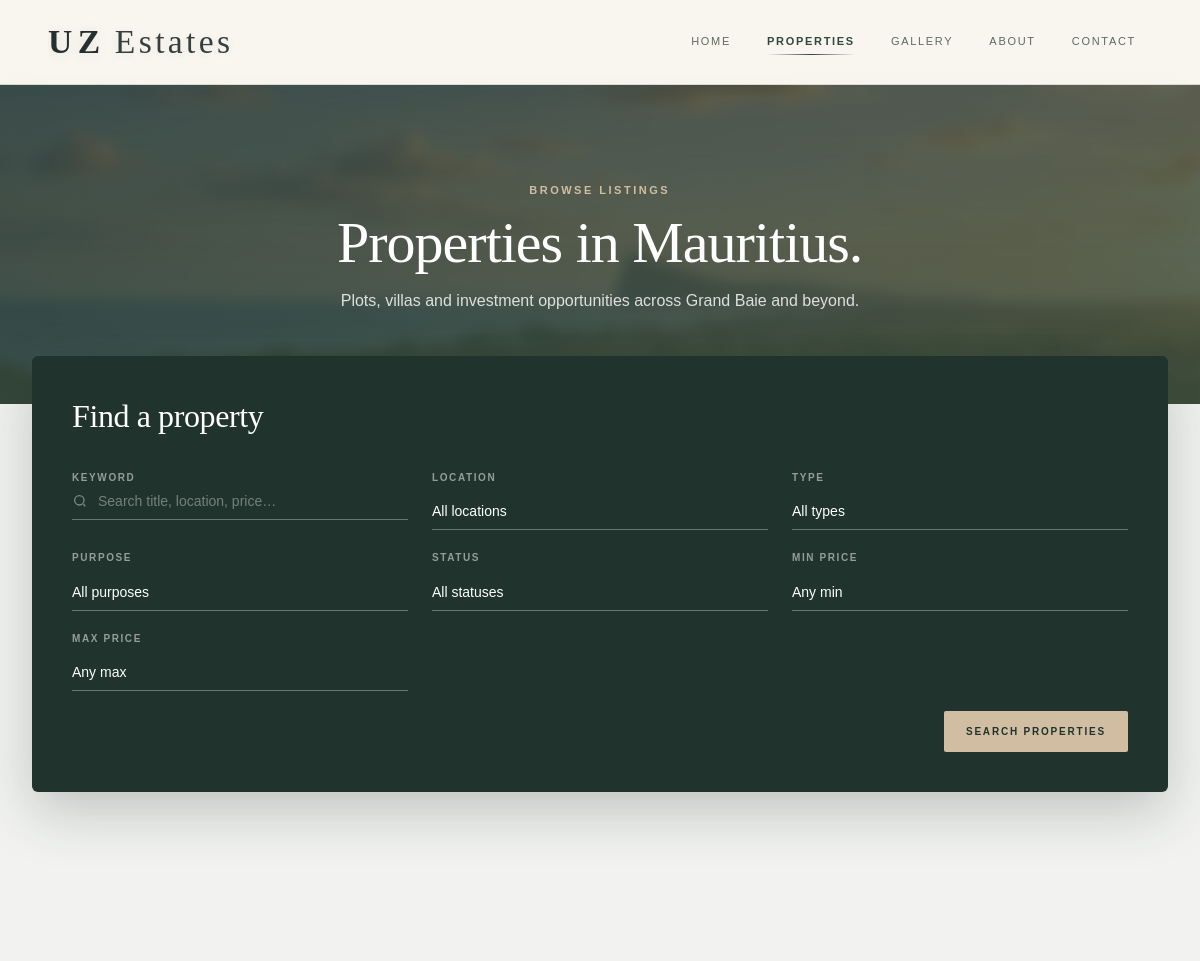
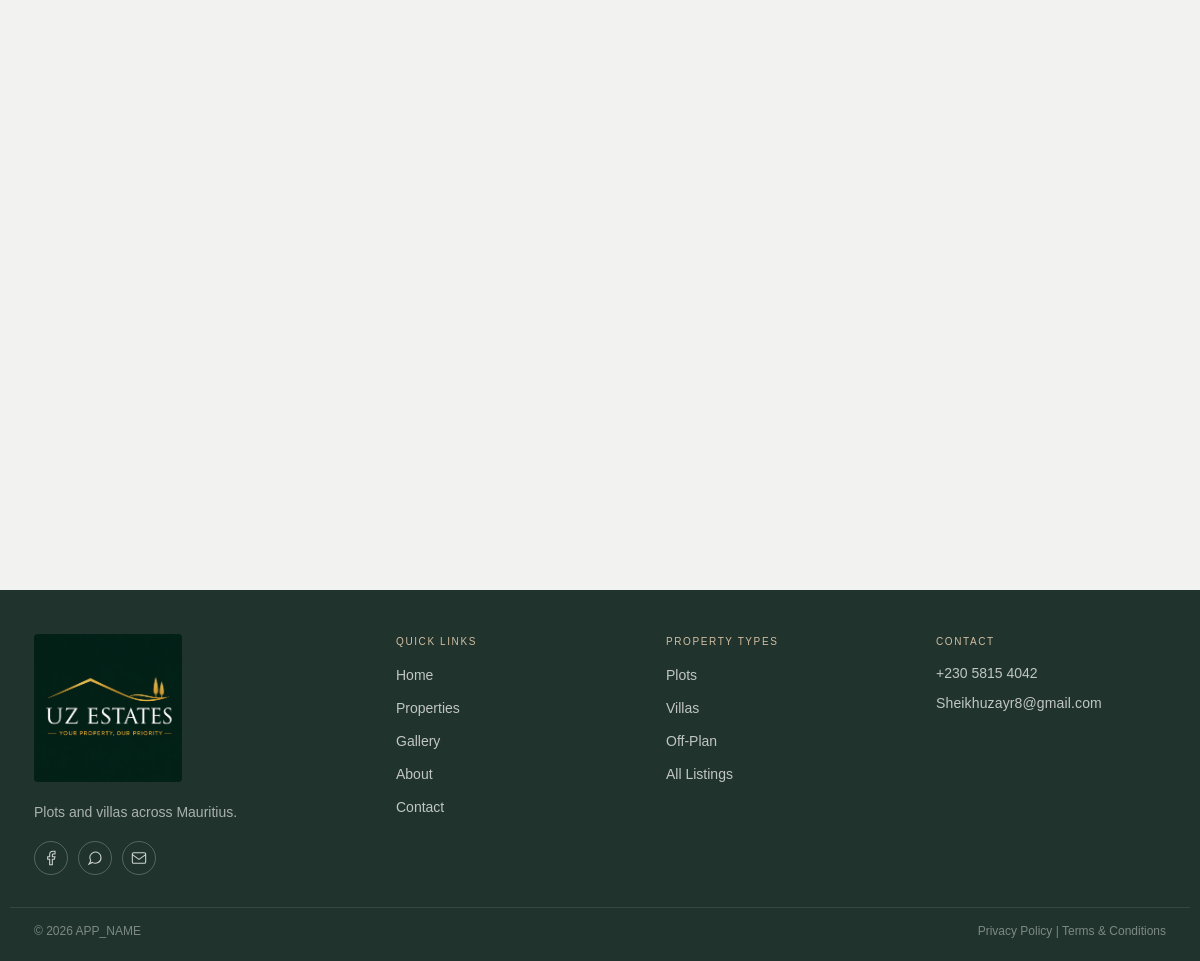
/properties.php, run on the app's committed database (2 pictures, top to bottom).
### tables this page shows
CREATE TABLE IF NOT EXISTS properties_page_settings (
  id              INT UNSIGNED NOT NULL PRIMARY KEY,
  hero_kicker     VARCHAR(255) NULL,
  hero_title      VARCHAR(255) NULL,
  hero_lead       TEXT         NULL,
  hero_image      TEXT         NULL,
  hero_image_alt  VARCHAR(255) NULL,
  updated_at      DATETIME     NOT NULL DEFAULT CURRENT_TIMESTAMP ON UPDATE CURRENT_TIMESTAMP
);

CREATE TABLE IF NOT EXISTS contact_settings (
  id                  INT UNSIGNED AUTO_INCREMENT PRIMARY KEY,
  phone               VARCHAR(30)  NULL,
  whatsapp            VARCHAR(30)  NULL,
  email               VARCHAR(150) NULL,
  business_hours      VARCHAR(255) NULL,
  facebook_link       TEXT         NULL,
  tiktok_link         TEXT         NULL,
  instagram_link      TEXT         NULL,
  office_address      TEXT         NULL,
  google_maps_link    TEXT         NULL,
  google_maps_embed   TEXT         NULL,
  updated_at          DATETIME     NOT NULL DEFAULT CURRENT_TIMESTAMP ON UPDATE CURRENT_TIMESTAMP
);

### config/database.php (called while the page is built, shortened)
<?php
function db(): PDO
{
    static $pdo = null;
    if ($pdo === null) {
        $dsn = sprintf(
            'mysql:host=%s;dbname=%s;charset=%s',
            DB_HOST,
            DB_NAME,
            DB_CHARSET
        );
        $pdo = new PDO($dsn, DB_USER, DB_PASS, [
            PDO::ATTR_ERRMODE            => PDO::ERRMODE_EXCEPTION,
            PDO::ATTR_DEFAULT_FETCH_MODE => PDO::FETCH_ASSOC,
            PDO::ATTR_EMULATE_PREPARES   => false,
        ]);
    }
    return $pdo;
}

### includes/settings.php (called while the page is built, shortened)
<?php
require_once __DIR__ . '/../config/database.php';
require_once __DIR__ . '/functions.php';
function settings_contact(): array
{
    $row = db()->query('SELECT * FROM contact_settings WHERE id = 1 LIMIT 1')->fetch();
    return $row ?: [];
}
function settings_contact_public(): array
{
    $row = settings_contact();
    $phoneLocal = phone_tel_local((string) ($row['phone'] ?? ''));
    $whatsapp   = phone_whatsapp_digits((string) ($row['whatsapp'] ?? ''));
    return [
        'phone'          => $phoneLocal,
        'whatsapp'       => $whatsapp,
        'email'          => $row['email'] ?? 'Sheikhuzayr8@gmail.com',
        'business_hours' => $row['business_hours'] ?? 'Mon – Sun, 8:00 AM – 5:00 PM',
        'facebook_link'  => $row['facebook_link'] ?? (defined('FACEBOOK_URL') ? FACEBOOK_URL : ''),
        'tiktok_link'    => $row['tiktok_link'] ?? '',
        'instagram_link' => $row['instagram_link'] ?? '',
        'phone_display'  => $phoneLocal !== '' ? format_phone_display($phoneLocal) : '',
        'phone_tel'      => $phoneLocal !== '' ? phone_tel_href($phoneLocal) : '',
        'whatsapp_url'   => whatsapp_url($whatsapp),
    ];
}
function settings_properties_page(): array
{
    $row = db()->query('SELECT * FROM properties_page_settings WHERE id = 1 LIMIT 1')->fetch();
    return $row ?: [];
}

### includes/properties-page.php (called while the page is built, shortened)
<?php
require_once __DIR__ . '/functions.php';
function properties_page_defaults(): array
{
    return [
        'kicker'     => 'Browse Listings',
        'title'      => 'Properties in Mauritius.',
        'lead'       => 'Plots, villas and investment opportunities across Grand Baie and beyond.',
        'image'      => 'images/properties_page/hero.png',
        'image_alt'  => 'Properties in Mauritius',
    ];
}
function properties_page_content(?array $row = null): array
{
    $defaults = properties_page_defaults();
    $row      = $row ?? [];
    return [
        'kicker'    => trim((string) ($row['hero_kicker'] ?? '')) ?: $defaults['kicker'],
        'title'     => trim((string) ($row['hero_title'] ?? '')) ?: $defaults['title'],
        'lead'      => trim((string) ($row['hero_lead'] ?? '')) ?: $defaults['lead'],
        'image'     => trim((string) ($row['hero_image'] ?? '')) ?: $defaults['image'],
        'image_alt' => trim((string) ($row['hero_image_alt'] ?? '')) ?: $defaults['image_alt'],
    ];
}
function properties_page_asset_url(string $path): string
{
    require_once __DIR__ . '/homepage.php';
    return homepage_asset_url($path);
}

### includes/functions.php (called while the page is built, shortened)
<?php
function e(?string $value): string
{
    return htmlspecialchars($value ?? '', ENT_QUOTES, 'UTF-8');
}
function phone_digits(string $phone): string
{
    return preg_replace('/\D/', '', $phone) ?? '';
}
function phone_local_digits(string $phone): string
{
    $digits = phone_digits($phone);
    return ltrim($digits, '0');
}
function phone_whatsapp_digits(string $phone): string
{
    $digits = phone_digits($phone);
    if (str_starts_with($digits, '230')) {
        return $digits;
    }
    return '230' . ltrim($digits, '0');
}
function format_phone_display(string $phone): string
{
    $local = phone_local_digits($phone);
    if (strlen($local) >= 8) {
        return '+230 ' . substr($local, 0, 4) . ' ' . substr($local, 4);
    }
    return trim($phone);
}
function phone_tel_href(string $phone): string
{
    $local = phone_local_digits($phone);
    return $local !== '' ? '+230' . $local : '';
}
function phone_tel_local(string $phone): string
{
    return phone_local_digits($phone);
}
function whatsapp_url(?string $number = null): string
{
    $digits = phone_whatsapp_digits($number ?? '');
    return $digits !== '' ? 'https://wa.me/' . $digits : '#';
}

### includes/homepage.php (called while the page is built, shortened)
<?php
require_once __DIR__ . '/functions.php';
function homepage_asset_url(string $path): string
{
    $path = trim($path);
    if (str_starts_with($path, 'images/')) {
        return rtrim(BASE_URL, '/') . '/' . $path;
    }
    $uploaded = upload_url($path);
    return $uploaded ?? rtrim(BASE_URL, '/') . '/' . ltrim($path, '/');
}

### properties.php (the view, shortened to what this page needs)
<?php
require_once __DIR__ . '/includes/properties.php';
require_once __DIR__ . '/includes/properties-page.php';
require_once __DIR__ . '/includes/settings.php';
$filters = [
    'keyword'         => trim($_GET['keyword'] ?? ''),
    'location'        => trim($_GET['location'] ?? ''),
    'property_type'   => trim($_GET['property_type'] ?? ''),
    'listing_purpose' => trim($_GET['listing_purpose'] ?? ''),
    'status'          => trim($_GET['status'] ?? ''),
    'min_price'       => trim($_GET['min_price'] ?? ''),
    'max_price'       => trim($_GET['max_price'] ?? ''),
];
try {
    $propsHero = properties_page_content(settings_properties_page());
} catch (Throwable $e) {
    $propsHero = properties_page_content([]);
}
?>
<!DOCTYPE html>
<html lang="en">
<head>
  <link rel="stylesheet" href="css/style.css" />
  <link rel="stylesheet" href="css/header-nav.css" />
  <link rel="stylesheet" href="css/properties.css?v=<?php echo (int) filemtime(__DIR__ . '/css/properties.css'); ?>" />
  <link rel="stylesheet" href="css/page-animate.css?v=<?php echo (int) filemtime(__DIR__ . '/css/page-animate.css'); ?>" />
  <link rel="stylesheet" href="css/properties-animate.css?v=<?php echo (int) filemtime(__DIR__ . '/css/properties-animate.css'); ?>" />
</head>
<body class="properties-body">
<?php require __DIR__ . '/includes/site-header.php'; ?>
<main class="properties-page">
  <section class="props-hero" data-props-hero>
    <div class="props-hero-bg" data-props-hero-bg aria-hidden="true" role="img" aria-label="<?php echo e($propsHero['image_alt']); ?>"></div>
    <div class="props-hero-overlay" aria-hidden="true"></div>
    <div class="props-hero-inner" data-reveal-group>
      <p class="kicker" data-reveal="fade-up"><?php echo e($propsHero['kicker']); ?></p>
      <h1 data-reveal="fade-up"><?php echo e($propsHero['title']); ?></h1>
      <p class="props-hero-lead" data-reveal="fade-up"><?php echo e($propsHero['lead']); ?></p>
    </div>
  </section>
  <section class="props-finder" id="finder">
    <div class="props-finder-shell">
      <h2 class="props-finder-title">Find a property</h2>
      <form class="props-search-form" method="get" action="properties.php" data-props-search-form>
        <div class="props-search-grid" id="propsFilterPanel" data-props-filter-panel>
          <label class="props-field props-field-keyword">
            <span class="props-label">Keyword</span>
            <span class="props-input-wrap">
              <svg class="props-field-icon" width="16" height="16" viewBox="0 0 24 24" fill="none" stroke="currentColor" stroke-width="2" aria-hidden="true"><circle cx="11" cy="11" r="7"/><path d="M20 20l-3-3"/></svg>
              <input type="text" id="keyword" name="keyword" placeholder="Search title, location, price…"
                     value="<?php echo e($filters['keyword']); ?>" />
            </span>
          </label>
          <label class="props-field">
            <span class="props-label">Location</span>
            <select id="location" name="location">
              <option value="">All locations</option>
            </select>
          </label>
          <label class="props-field">
            <span class="props-label">Type</span>
            <select id="property_type" name="property_type">
              <option value="">All types</option>
            </select>
          </label>
          <label class="props-field">
            <span class="props-label">Purpose</span>
            <select id="listing_purpose" name="listing_purpose">
              <option value="">All purposes</option>
            </select>
          </label>
          <label class="props-field">
            <span class="props-label">Status</span>
            <select id="status" name="status">
              <option value="">All statuses</option>
            </select>
          </label>
          <label class="props-field">
            <span class="props-label">Min price</span>
            <select id="min_price" name="min_price">
              <option value="">Any min</option>
            </select>
          </label>
          <label class="props-field">
            <span class="props-label">Max price</span>
            <select id="max_price" name="max_price">
              <option value="">Any max</option>
            </select>
          </label>
          <div class="props-search-actions">
            <button type="submit" class="props-search-btn">Search Properties</button>
          </div>
        </div>
      </form>
    </div>
  </section>
  <section class="props-listing" id="properties">
    <div class="props-listing-shell">
    </div>
  </section>
</main>
<?php require __DIR__ . '/includes/site-footer.php'; ?>
</body>
</html>

### includes/site-footer.php (shortened to what this page needs)
<?php
require_once __DIR__ . '/settings.php';
$footerContact      = settings_contact_public();
$footerPhoneDisplay = $footerContact['phone_display'];
$footerPhoneTel     = $footerContact['phone_tel'];
$footerEmail        = $footerContact['email'];
$footerWhatsapp     = $footerContact['whatsapp'];
$footerFacebook     = $footerContact['facebook_link'] ?: (defined('FACEBOOK_URL') ? FACEBOOK_URL : '');
$footerUrl = static fn (string $path): string => e(BASE_URL . '/' . ltrim($path, '/'));
?>
<footer class="site-footer">
  <div class="site-footer-shell">
    <div class="site-footer-brand">
      <a href="<?php echo $footerUrl('home.php'); ?>" class="site-footer-logo-link">
        <img src="<?php echo e(BASE_URL); ?>/images/logo.png" alt="<?php echo e(APP_NAME); ?>" class="site-footer-logo-img" />
      </a>
      <p class="site-footer-text">Plots and villas across Mauritius.</p>
      <div class="site-footer-social" aria-label="Social links">
        <a href="<?php echo e($footerFacebook); ?>" class="site-social-link" target="_blank" rel="noopener noreferrer" aria-label="Facebook">
          <svg width="16" height="16" viewBox="0 0 24 24" fill="none" stroke="currentColor" stroke-width="1.6" aria-hidden="true"><path d="M18 2h-3a5 5 0 0 0-5 5v3H7v4h3v8h4v-8h3l1-4h-4V7a1 1 0 0 1 1-1h3z"/></svg>
        </a>
        <a href="<?php echo e(whatsapp_url($footerWhatsapp)); ?>" class="site-social-link" target="_blank" rel="noopener noreferrer" aria-label="WhatsApp">
          <svg width="16" height="16" viewBox="0 0 24 24" fill="none" stroke="currentColor" stroke-width="1.6" aria-hidden="true"><path d="M21 11.5a8.4 8.4 0 0 1-12.9 7.1L3 21l2.6-5A8.4 8.4 0 1 1 21 11.5z"/></svg>
        </a>
        <a href="mailto:<?php echo e($footerEmail); ?>" class="site-social-link" aria-label="Email">
          <svg width="16" height="16" viewBox="0 0 24 24" fill="none" stroke="currentColor" stroke-width="1.6" aria-hidden="true"><rect x="2" y="4" width="20" height="16" rx="2"/><path d="M2 7l10 7 10-7"/></svg>
        </a>
      </div>
    </div>
    <div class="site-footer-col">
      <p class="site-footer-heading">Quick Links</p>
      <ul>
        <li><a href="<?php echo $footerUrl('home.php'); ?>">Home</a></li>
        <li><a href="<?php echo $footerUrl('properties.php'); ?>">Properties</a></li>
        <li><a href="<?php echo $footerUrl('gallery.php'); ?>">Gallery</a></li>
        <li><a href="<?php echo $footerUrl('about.php'); ?>">About</a></li>
        <li><a href="<?php echo $footerUrl('contact.php'); ?>">Contact</a></li>
      </ul>
    </div>
    <div class="site-footer-col">
      <p class="site-footer-heading">Property Types</p>
      <ul>
        <li><a href="<?php echo $footerUrl('properties.php?category=plots'); ?>">Plots</a></li>
        <li><a href="<?php echo $footerUrl('properties.php?category=villas'); ?>">Villas</a></li>
        <li><a href="<?php echo $footerUrl('properties.php?category=off-plan'); ?>">Off-Plan</a></li>
        <li><a href="<?php echo $footerUrl('properties.php'); ?>">All Listings</a></li>
      </ul>
    </div>
    <div class="site-footer-col">
      <p class="site-footer-heading">Contact</p>
      <ul class="site-footer-contact">
        <li><a href="tel:<?php echo e($footerPhoneTel); ?>"><?php echo e($footerPhoneDisplay); ?></a></li>
        <li><a href="mailto:<?php echo e($footerEmail); ?>" class="site-footer-email"><?php echo e($footerEmail); ?></a></li>
      </ul>
    </div>
  </div>
  <div class="site-footer-bar">
    <p>© <?php echo date('Y'); ?> <?php echo e(APP_NAME); ?></p>
    <p class="site-footer-legal">
      <a href="<?php echo $footerUrl('privacy.php'); ?>">Privacy Policy</a>
      <span aria-hidden="true">|</span>
      <a href="<?php echo $footerUrl('terms.php'); ?>">Terms &amp; Conditions</a>
    </p>
  </div>
</footer>

### data on the page
properties_page_settings: hero_kicker "BROWSE LISTINGS", hero_title "Properties in Mauritius.", hero_lead "Plots, villas and investment opportunities across Grand Baie and beyond."
contact_settings: email "Sheikhuzayr8@gmail.com"

### other printed values
$footerPhoneDisplay "+230 5815 4042"
APP_NAME "APP_NAME"
